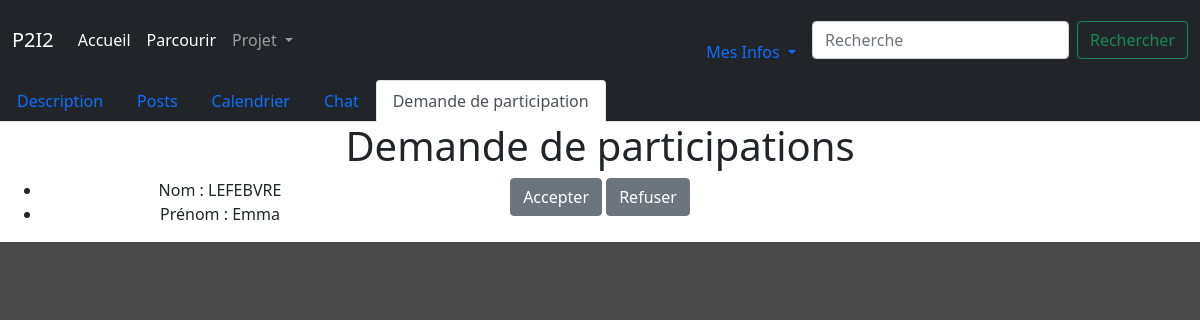
Before: /sub/2/demandes (signed in) with the older database file.
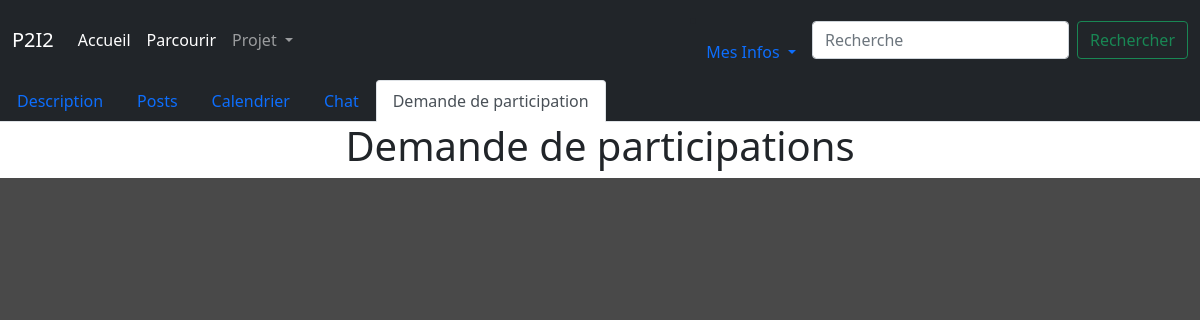
After: the same page with the newer database file.
### tables this page shows
CREATE TABLE demande_participation(sub INTEGER NOT NULL,utilisateur INTEGER NOT NULL, PRIMARY KEY(sub,utilisateur),FOREIGN KEY(sub) REFERENCES subs(numéro_projet),FOREIGN KEY(utilisateur) REFERENCES utilisateurs(id_user));

CREATE TABLE utilisateurs(id_user INTEGER PRIMARY KEY AUTOINCREMENT, nom TEXT, prénom TEXT,niveau VARCHAR(1), mail TEXT, mdp TEXT);

### app.py (the view)
@app.route('/sub/<id>/demandes')
def demande(id):
     if test_verif():
          if test_id_sub(id):
               if is_owner(id,session.get('id')):
                    db = sqlite3.connect('database.db')
                    cursor = db.cursor()
                    cursor.execute("SELECT utilisateur,nom,prénom FROM demande_participation JOIN utilisateurs WHERE id_user=utilisateur AND sub = ?",(id,))
                    data=cursor.fetchall()
                    db.close()
                    return render_template("participants.html",id=id,data=data)
               else :
                    return render_template('erreur.html',message="Accès refusé",description="Vous n'êtes pas le créateur du projet")
          else:
               return redirect('/')
     else:
          return render_template('erreur.html',message="Accès refusé",description="Vous n'avez pas les droits d'accès nécessaires")

### app.py (called while the page is built)
@app.context_processor
def handle_context():
    return dict(os=os)

def test_id_sub(id):
     db = sqlite3.connect('database.db')
     cursor = db.cursor()
     cursor.execute(""" SELECT description FROM subs WHERE numéro_projet=?""",(id,))
     test=cursor.fetchall()
     db.close()
     if test!=[]:
          return True
     else:
          return False

def test_verif():
     db = sqlite3.connect('database.db')
     cursor = db.cursor()
     cursor.execute(""" SELECT niveau FROM utilisateurs WHERE id_user=?""",(str(session.get('id')),))
     test=cursor.fetchall()[0][0]
     db.close()
     if test=='B':
          return False
     else:
          return True

def is_owner(id,user):
     db = sqlite3.connect('database.db')
     cursor = db.cursor()
     cursor.execute(""" SELECT * FROM subs WHERE numéro_projet=? AND créé_par=?""",(id,user))
     test=cursor.fetchall()
     db.close()
     if test!=[]:
          return True
     else:
          return False

### templates/participants.html (shortened to what this page needs)
{% extends 'layout.html' %}
{% block content %}
<ul class="nav nav-tabs navbar-dark bg-dark">
    <li class="nav-item">
      <a class="nav-link" aria-current="page" href="/sub/{{ id }} ">Description</a>
    </li>
    <li class="nav-item">
      <a class="nav-link" aria-current="page" href="/sub/{{ id }}/post">Posts</a>
    </li>
    <li class="nav-item">
      <a class="nav-link">Calendrier</a>
    </li>
    <li class="nav-item">
        <a class="nav-link" href='/sub/{{id}}/chat'>Chat</a>
    </li>
    <li class="nav-item">
        <a class="nav-link active">Demande de participation</a>
    </li>
</ul>
<div class="container text-center">
    <div class = "row">
        <h1> Demande de participations</h1>
    </div>
    <div class = "row">
        {% for item in data %}
        <ul class="col-4">
            <li>Nom : {{item[1]}}</li>
            <li>Prénom : {{item[2]}}</li>
        </ul>
        <div class="col-4">
            <a class="btn btn-secondary" href="/{{id}}/accepter/{{item[0]}}">Accepter</a>
            <a class="btn btn-secondary" href="/{{id}}/refuser/{{item[0]}}">Refuser </a>
        </div>
        {% endfor %}
    </div>
</div>
{% endblock %}

Changed rows visible on the page:
removed demande_participation: nom "LEFEBVRE", prénom "Emma"
